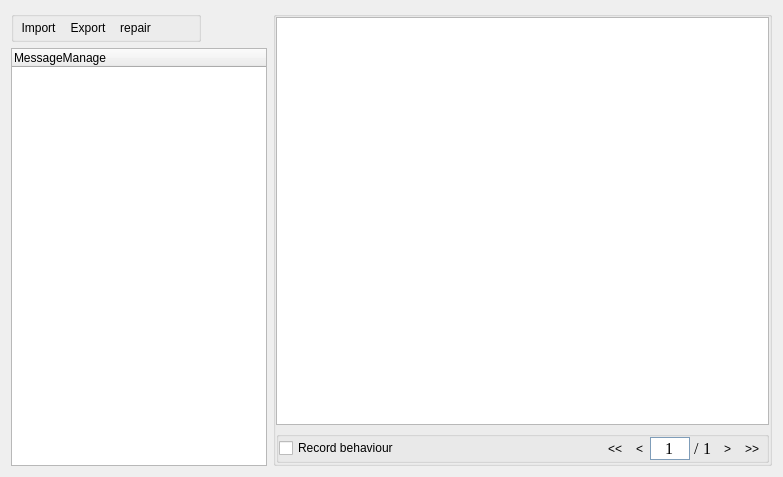
<?xml version="1.0" encoding="UTF-8"?>
<ui version="4.0">
 <class>DialogMsgManage</class>
 <widget class="QDialog" name="DialogMsgManage">
  <property name="geometry">
   <rect>
    <x>0</x>
    <y>0</y>
    <width>783</width>
    <height>477</height>
   </rect>
  </property>
  <property name="windowTitle">
   <string>Dialog</string>
  </property>
  <layout class="QGridLayout" name="gridLayout_4">
   <item row="0" column="0">
    <widget class="QGroupBox" name="groupBoxMsgPage_2">
     <property name="sizePolicy">
      <sizepolicy hsizetype="Maximum" vsizetype="Maximum">
       <horstretch>0</horstretch>
       <verstretch>0</verstretch>
      </sizepolicy>
     </property>
     <property name="title">
      <string/>
     </property>
     <property name="qssGroup" stdset="0">
      <string>GroupBoxNoBorder</string>
     </property>
     <layout class="QGridLayout" name="gridLayout">
      <property name="margin">
       <number>0</number>
      </property>
      <property name="spacing">
       <number>0</number>
      </property>
      <item row="0" column="0">
       <widget class="QToolButton" name="btnImport">
        <property name="toolTip">
         <string>Import</string>
        </property>
        <property name="text">
         <string>Import</string>
        </property>
        <property name="icon">
         <iconset resource="resource.qrc">
          <normaloff>:/pic/Import.png</normaloff>:/pic/Import.png</iconset>
        </property>
        <property name="iconSize">
         <size>
          <width>25</width>
          <height>25</height>
         </size>
        </property>
        <property name="autoRaise">
         <bool>true</bool>
        </property>
       </widget>
      </item>
      <item row="0" column="1">
       <widget class="QToolButton" name="btnExport">
        <property name="toolTip">
         <string>ExportAllMessage</string>
        </property>
        <property name="text">
         <string>Export</string>
        </property>
        <property name="icon">
         <iconset resource="resource.qrc">
          <normaloff>:/pic/Export.png</normaloff>:/pic/Export.png</iconset>
        </property>
        <property name="iconSize">
         <size>
          <width>25</width>
          <height>25</height>
         </size>
        </property>
        <property name="autoRaise">
         <bool>true</bool>
        </property>
       </widget>
      </item>
      <item row="0" column="3">
       <spacer name="horizontalSpacer_2">
        <property name="orientation">
         <enum>Qt::Horizontal</enum>
        </property>
        <property name="sizeHint" stdset="0">
         <size>
          <width>40</width>
          <height>20</height>
         </size>
        </property>
       </spacer>
      </item>
      <item row="0" column="2">
       <widget class="QToolButton" name="btnRepair">
        <property name="toolTip">
         <string>Repair MsgBox file</string>
        </property>
        <property name="text">
         <string>repair</string>
        </property>
        <property name="icon">
         <iconset resource="resource.qrc">
          <normaloff>:/pic/Repair.png</normaloff>:/pic/Repair.png</iconset>
        </property>
        <property name="iconSize">
         <size>
          <width>25</width>
          <height>25</height>
         </size>
        </property>
        <property name="autoRaise">
         <bool>true</bool>
        </property>
       </widget>
      </item>
     </layout>
    </widget>
   </item>
   <item row="0" column="1" rowspan="2">
    <widget class="QGroupBox" name="groupBoxMsgList">
     <property name="sizePolicy">
      <sizepolicy hsizetype="Minimum" vsizetype="Expanding">
       <horstretch>0</horstretch>
       <verstretch>0</verstretch>
      </sizepolicy>
     </property>
     <property name="title">
      <string/>
     </property>
     <property name="qssGroup" stdset="0">
      <string>GroupBoxNoBorder</string>
     </property>
     <layout class="QGridLayout" name="gridLayout_3">
      <property name="horizontalSpacing">
       <number>0</number>
      </property>
      <property name="margin">
       <number>0</number>
      </property>
      <item row="1" column="0">
       <widget class="QGroupBox" name="groupBoxMsgPage">
        <property name="sizePolicy">
         <sizepolicy hsizetype="Expanding" vsizetype="Maximum">
          <horstretch>0</horstretch>
          <verstretch>0</verstretch>
         </sizepolicy>
        </property>
        <property name="title">
         <string/>
        </property>
        <property name="qssGroup" stdset="0">
         <string>GroupBoxNoBorder</string>
        </property>
        <layout class="QHBoxLayout" name="horizontalLayout">
         <property name="spacing">
          <number>0</number>
         </property>
         <property name="margin">
          <number>0</number>
         </property>
         <item>
          <widget class="QCheckBox" name="checkBoxRecord">
           <property name="toolTip">
            <string>If it's selected, user action will be record for identify</string>
           </property>
           <property name="text">
            <string>Record behaviour</string>
           </property>
          </widget>
         </item>
         <item>
          <spacer name="horizontalSpacer">
           <property name="orientation">
            <enum>Qt::Horizontal</enum>
           </property>
           <property name="sizeHint" stdset="0">
            <size>
             <width>40</width>
             <height>20</height>
            </size>
           </property>
          </spacer>
         </item>
         <item>
          <widget class="QToolButton" name="btnFirstPage">
           <property name="sizePolicy">
            <sizepolicy hsizetype="Fixed" vsizetype="Preferred">
             <horstretch>0</horstretch>
             <verstretch>0</verstretch>
            </sizepolicy>
           </property>
           <property name="toolTip">
            <string>First</string>
           </property>
           <property name="text">
            <string>&lt;&lt;</string>
           </property>
           <property name="icon">
            <iconset resource="resource.qrc">
             <normaloff>:/pic/FirstPage.png</normaloff>:/pic/FirstPage.png</iconset>
           </property>
           <property name="iconSize">
            <size>
             <width>20</width>
             <height>20</height>
            </size>
           </property>
           <property name="autoRaise">
            <bool>true</bool>
           </property>
          </widget>
         </item>
         <item>
          <widget class="QToolButton" name="btnPrevPage">
           <property name="sizePolicy">
            <sizepolicy hsizetype="Fixed" vsizetype="Preferred">
             <horstretch>0</horstretch>
             <verstretch>0</verstretch>
            </sizepolicy>
           </property>
           <property name="toolTip">
            <string>Previous</string>
           </property>
           <property name="text">
            <string>&lt;</string>
           </property>
           <property name="icon">
            <iconset resource="resource.qrc">
             <normaloff>:/pic/PrevPage.png</normaloff>:/pic/PrevPage.png</iconset>
           </property>
           <property name="iconSize">
            <size>
             <width>20</width>
             <height>20</height>
            </size>
           </property>
           <property name="autoRaise">
            <bool>true</bool>
           </property>
          </widget>
         </item>
         <item>
          <layout class="QGridLayout" name="gridLayout_2">
           <property name="horizontalSpacing">
            <number>0</number>
           </property>
           <item row="0" column="1">
            <widget class="QLabel" name="label_8">
             <property name="font">
              <font>
               <family>Times New Roman</family>
               <pointsize>12</pointsize>
              </font>
             </property>
             <property name="text">
              <string> / </string>
             </property>
            </widget>
           </item>
           <item row="0" column="0">
            <widget class="QLineEdit" name="lineEditCurPage">
             <property name="sizePolicy">
              <sizepolicy hsizetype="Preferred" vsizetype="Fixed">
               <horstretch>0</horstretch>
               <verstretch>0</verstretch>
              </sizepolicy>
             </property>
             <property name="minimumSize">
              <size>
               <width>0</width>
               <height>20</height>
              </size>
             </property>
             <property name="maximumSize">
              <size>
               <width>40</width>
               <height>16777215</height>
              </size>
             </property>
             <property name="font">
              <font>
               <family>Times New Roman</family>
               <pointsize>12</pointsize>
              </font>
             </property>
             <property name="styleSheet">
              <string notr="true">border:1px solid;
border-color: rgb(127, 157, 185);
background-color: rgb(255, 255, 255);</string>
             </property>
             <property name="text">
              <string>1</string>
             </property>
             <property name="alignment">
              <set>Qt::AlignCenter</set>
             </property>
            </widget>
           </item>
           <item row="0" column="2">
            <widget class="QLabel" name="labelPageNum">
             <property name="font">
              <font>
               <family>Times New Roman</family>
               <pointsize>12</pointsize>
              </font>
             </property>
             <property name="text">
              <string>1</string>
             </property>
            </widget>
           </item>
          </layout>
         </item>
         <item>
          <widget class="QLabel" name="label">
           <property name="minimumSize">
            <size>
             <width>6</width>
             <height>0</height>
            </size>
           </property>
           <property name="maximumSize">
            <size>
             <width>6</width>
             <height>16777215</height>
            </size>
           </property>
           <property name="font">
            <font>
             <family>Times New Roman</family>
             <pointsize>12</pointsize>
            </font>
           </property>
           <property name="text">
            <string/>
           </property>
          </widget>
         </item>
         <item>
          <widget class="QToolButton" name="btnNextPage">
           <property name="sizePolicy">
            <sizepolicy hsizetype="Fixed" vsizetype="Preferred">
             <horstretch>0</horstretch>
             <verstretch>0</verstretch>
            </sizepolicy>
           </property>
           <property name="toolTip">
            <string>Next</string>
           </property>
           <property name="text">
            <string>&gt;</string>
           </property>
           <property name="icon">
            <iconset resource="resource.qrc">
             <normaloff>:/pic/NextPage.png</normaloff>:/pic/NextPage.png</iconset>
           </property>
           <property name="iconSize">
            <size>
             <width>20</width>
             <height>20</height>
            </size>
           </property>
           <property name="autoRaise">
            <bool>true</bool>
           </property>
          </widget>
         </item>
         <item>
          <widget class="QToolButton" name="btnLastPage">
           <property name="sizePolicy">
            <sizepolicy hsizetype="Fixed" vsizetype="Preferred">
             <horstretch>0</horstretch>
             <verstretch>0</verstretch>
            </sizepolicy>
           </property>
           <property name="toolTip">
            <string>Last</string>
           </property>
           <property name="text">
            <string>&gt;&gt;</string>
           </property>
           <property name="icon">
            <iconset resource="resource.qrc">
             <normaloff>:/pic/LastPage.png</normaloff>:/pic/LastPage.png</iconset>
           </property>
           <property name="iconSize">
            <size>
             <width>20</width>
             <height>20</height>
            </size>
           </property>
           <property name="autoRaise">
            <bool>true</bool>
           </property>
          </widget>
         </item>
        </layout>
       </widget>
      </item>
      <item row="0" column="0">
       <widget class="QListWidget" name="listWidget"/>
      </item>
     </layout>
    </widget>
   </item>
   <item row="1" column="0">
    <widget class="QTreeWidget" name="treeWidget">
     <property name="sizePolicy">
      <sizepolicy hsizetype="Maximum" vsizetype="Expanding">
       <horstretch>0</horstretch>
       <verstretch>0</verstretch>
      </sizepolicy>
     </property>
     <column>
      <property name="text">
       <string>MessageManage</string>
      </property>
     </column>
    </widget>
   </item>
  </layout>
 </widget>
 <resources>
  <include location="resource.qrc"/>
 </resources>
 <connections/>
</ui>
